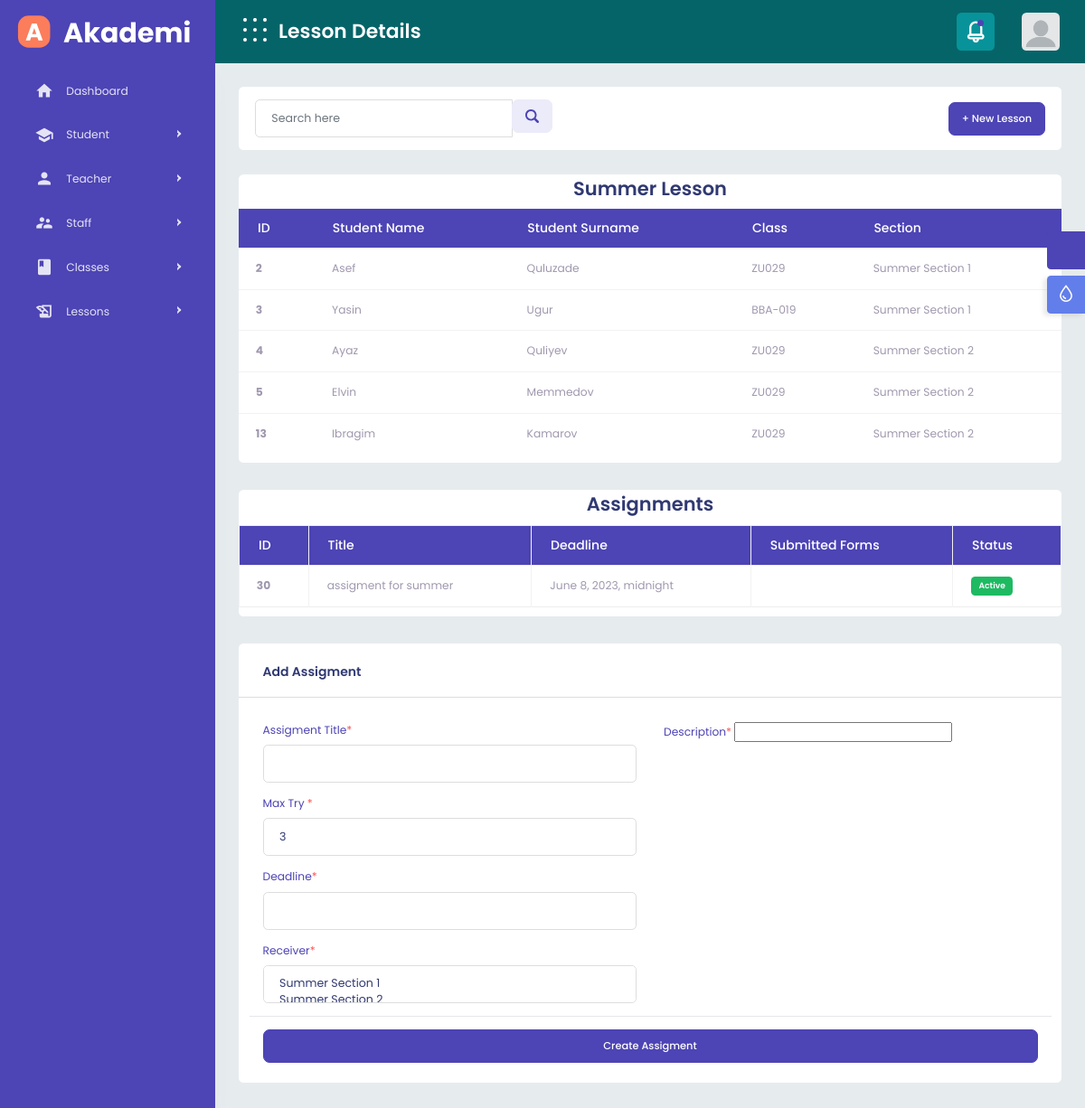
The app's page /lesson_detail/24/ (signed in), older data.
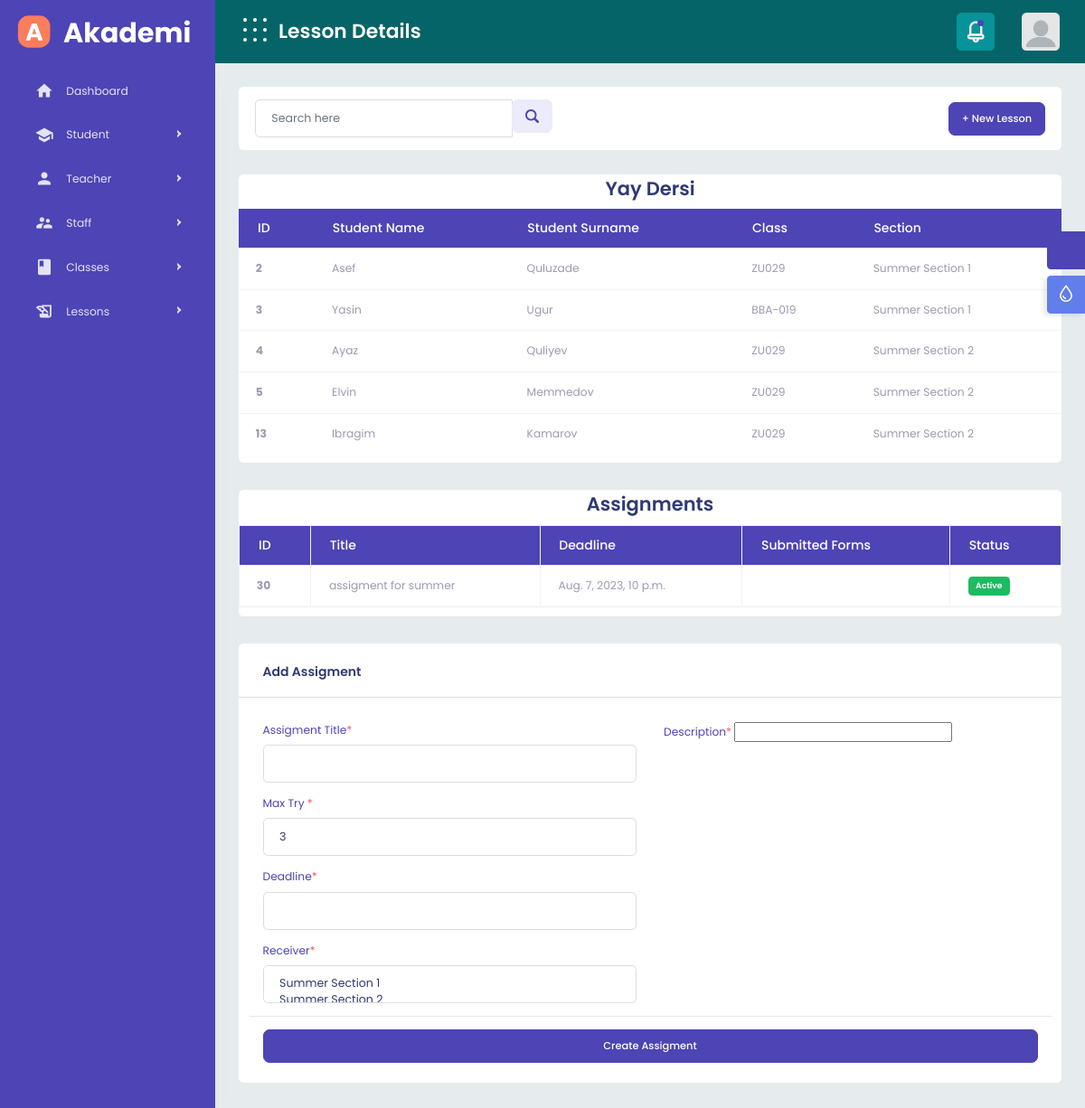
The same page, newer data.
### staff/models.py (models this page shows, shortened)
class Lessons(models.Model):
    title=models.CharField(max_length=50)
    season=models.ForeignKey('core.Seasons',on_delete=models.CASCADE,related_name='season_of_lesson')
    section=models.ManyToManyField('Sections',related_name='section_of_lesson',blank=True)
    class Meta:
        verbose_name_plural = 'Lessons'

### core/models.py (models this page shows, shortened)
class Assignment(models.Model):
    title=models.CharField(max_length=250)
    lesson=models.ForeignKey('staff.Lessons',related_name='lesson_of_assignment',on_delete=models.CASCADE ,blank=True, null=True)
    description=RichTextField(blank=True)
    sender=models.ForeignKey('baseuser.User',on_delete=models.SET_NULL,blank=True,null=True,related_name='assigment_creator')
    receiver=models.ManyToManyField('staff.Sections', blank=True,related_name='assignment_receivers')
    is_active=models.BooleanField(default=True)
    max_try=models.IntegerField(default=3)
    created_at=models.DateTimeField(auto_now_add=True)
    deadline=models.DateTimeField()
    class Meta:
        verbose_name_plural = 'Assigments'

### baseuser/decorators.py (the view)
    def wrapper_func(request, *args, **kwargs):
        if request.user.user_type == 'admin':
            return view_func(request, *args, **kwargs)
        else:
            return redirect('error_permission')

### core/models.py (called while the page is built)
    def __str__(self):
        return self.name

### staff/models.py (called while the page is built)
    def __str__(self):
        return self.title

### core/templates/lesson_detail.html (shortened to what the changed rows need)
{% extends 'base_core.html' %}
{% load static %}
{% block content %}
		{% include 'partials/navheader-preloader.html' %}
<div class="content-body">
    <div class="container-fluid">
        <div class="row">
            <div class="col-xl-12">
                <div class="card">
                        <a class="text-center" href="{% url 'lesson-detail' lesson.id %}">
                            <h3>{{ lesson.title }}</h4>
                        </a>
                        <div class="col-xl-12 wow fadeInUp" >
                            <div class="table-responsive">
                                <table class="table table-responsive-sm">
                                    <thead class="thead-primary">
                                        <tr>
                                            <th>ID</th>
                                            <th>Student Name</th>
                                            <th>Student Surname</th>
                                            <th>Class</th>
                                            <th>Section</th>
                                        </tr>
                                    </thead>
                                    <tbody>
                                        {% for student in students %}
                                        <tr>
                                            <th>{{ student.user_id }}</th>
                                        </tr>
                                        {% endfor %}
                                    </tbody>
                                </table>
                            </div>
                        </div>
                    </div>
            </div>
        </div>
        <div class="row">
            <div class="col-xl-12">
              <div class="card">
                    <h3 class="text-center">Assignments</h4>
                        <div class="table-responsive">
                            <table class="table table-bordered table-responsive-sm">
                                <thead class="thead-primary">
                                    <tr>
                                        <th>ID</th>
                                        <th>Title</th>
                                        <th>Deadline</th>
                                        <th>Submitted Forms</th>
                                        <th>Status</th>
                                    </tr>
                                </thead>
                                <tbody>
                                    {% for assignment in assignments %}
                                    <tr>
                                        <th>{{ assignment.pk }}</th>
                                        <td>{{ assignment.title }}</td>
                                        <td>{{ assignment.deadline }}</td>
                                        <td class="color-primary">{{ assignment.submitted_forms.count }}</td>
                                        {% if not assignment.is_active %}
                                        <td><span class="badge badge-danger">Deactive</span></td>
                                        {% else %}
                                        <td><span class="badge badge-success">Active</span></td>
                                        {% endif %}
                                    </tr>
                                    {% endfor %}
                                </tbody>
                            </table>
                        </div>
                    </div>
            </div>
</div>
{% endblock %}

Row changes from the older to the newer data that the page shows:
changed Lessons: title "Summer Lesson" → "Yay Dersi"
changed Assignment "assigment for summer": deadline "June 8, 2023, midnight" → "Aug. 7, 2023, 10 p.m."
